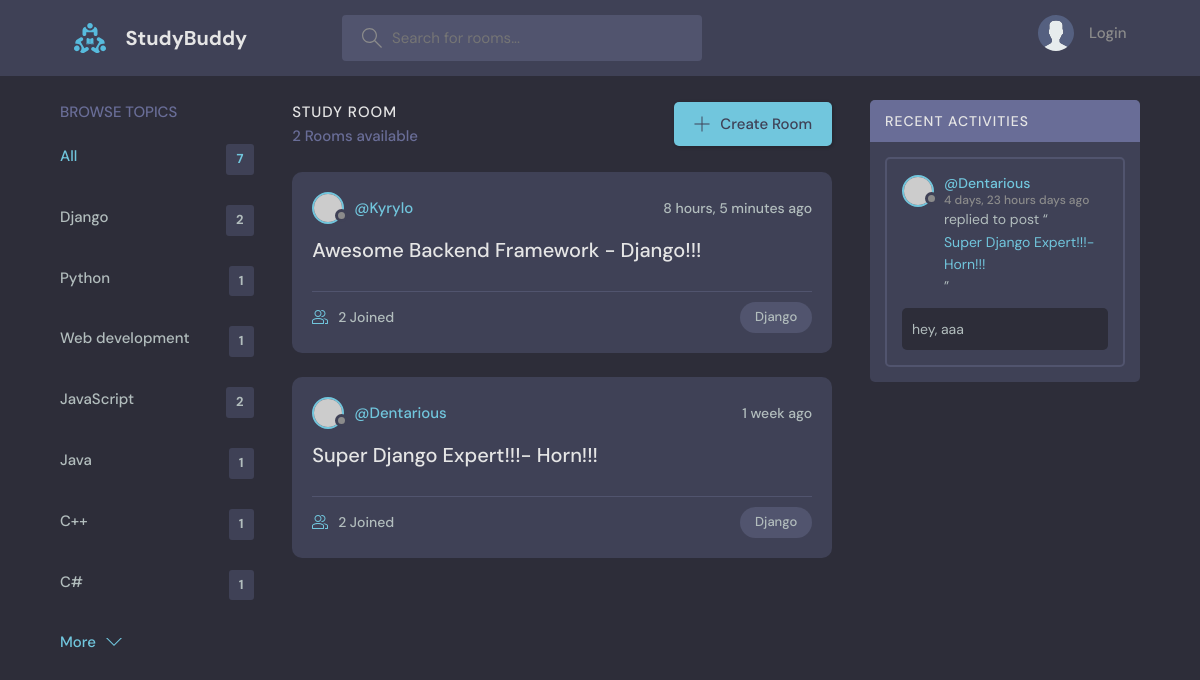
Screenshot of /?q=Django with the database file from the repository.
### base/models.py (models this page shows, shortened)
class Topic(models.Model):
    name = models.CharField(max_length=200)

class Room(models.Model):
    host = models.ForeignKey(User, on_delete=models.SET_NULL, null=True)
    topic = models.ForeignKey(Topic, on_delete=models.SET_NULL, null=True)
    name = models.CharField(max_length=200)
    description = models.TextField(null=True, blank=True)
    participants = models.ManyToManyField(
        User, related_name='participants', blank=True)
    updated = models.DateTimeField(auto_now=True)
    created = models.DateTimeField(auto_now_add=True)
    class Meta:
        ordering = ['-updated', '-created']
    def __str__(self):
        return self.name

class Message(models.Model):
    user = models.ForeignKey(User, on_delete=models.CASCADE)
    room = models.ForeignKey(Room, on_delete=models.CASCADE)
    body = models.TextField()
    updated = models.DateTimeField(auto_now=True)
    created = models.DateTimeField(auto_now_add=True)
    class Meta:
        ordering = ['-updated', '-created']

### base/views.py (the view)
# urls.py: path('', views.home, name='home'),
def home(request):
    q = request.GET.get('q') if request.GET.get('q') != None else ''
    rooms = Room.objects.filter(
        Q(topic__name__icontains=q) |
        Q(name__icontains=q) |
        Q(description__icontains=q)
    )
    topics = Topic.objects.all()
    room_count = rooms.count()
    room_messages = Message.objects.filter(Q(room__topic__name__icontains=q))
    context = {'rooms': rooms, 'topics': topics,
               'room_count': room_count, 'room_messages': room_messages}
    return render(request, 'base/home.html', context)

### base/templates/base/home.html (shortened to what this page needs)
    {% extends 'main.html' %}
    {% block content %}
    <main class="layout layout--3">
      <div class="container">
        {% include 'base/topics_component.html' %}
        <div class="roomList">
          <div class="roomList__header">
            <div>
              <h2>Study Room</h2>
              <p>{{room_count}} Rooms available</p>
            </div>
            <a class="btn btn--main" href="{% url 'create-room' %}">
              <svg version="1.1" xmlns="http://www.w3.org/2000/svg" width="32" height="32" viewBox="0 0 32 32">
                <title>add</title>
                <path
                  d="M16.943 0.943h-1.885v14.115h-14.115v1.885h14.115v14.115h1.885v-14.115h14.115v-1.885h-14.115v-14.115z"
                ></path>
              </svg>
              Create Room
            </a>
          </div>
          {% include 'base/feed_component.html' %}
        </div>
        {% include 'base/activity_component.html' %}
      </div>
    </main>
    {% endblock content %}

### base/templates/base/topics_component.html
<div class="topics">
  <div class="topics__header">
    <h2>Browse Topics</h2>
  </div>
  <ul class="topics__list">
    <li>
      <a href="{% url 'home' %}" class="active">All <span>{{topics.count}}</span></a>
    </li>
    {% for topic in topics %}
    <li>
      <a href="{% url 'home' %}?q={{topic.name}}">{{topic.name}} <span>{{topic.room_set.all.count}}</span></a>
    </li>
    {% endfor %}
  </ul>
  <a class="btn btn--link" href="topics.html">
    More
    <svg version="1.1" xmlns="http://www.w3.org/2000/svg" width="32" height="32" viewBox="0 0 32 32">
      <title>chevron-down</title>
      <path d="M16 21l-13-13h-3l16 16 16-16h-3l-13 13z"></path>
    </svg>
  </a>
</div>

### base/templates/base/feed_component.html (shortened to what this page needs)
{% for room in rooms %}
<div class="roomListRoom">
  <div class="roomListRoom__header">
    <a href="{% url 'user-profile' room.host.id %}" class="roomListRoom__author">
      <div class="avatar avatar--small">
        <img src="https://randomuser.me/api/portraits/women/11.jpg" />
      </div>
      <span>@{{room.host.username}}</span>
    </a>
    <div class="roomListRoom__actions">
      <span>{{room.created|timesince}} ago</span>
    </div>
  </div>
  <div class="roomListRoom__content">
    <a href="{% url 'room' room.id %}">{{room.name}}</a>
  </div>
  <div class="roomListRoom__meta">
    <a href="{% url 'room' room.id %}" class="roomListRoom__joined">
      {{room.participants.all.count}} Joined
    </a>
    <p class="roomListRoom__topic">{{room.topic.name}}</p>
  </div>
</div>
{% endfor %}

### base/templates/base/activity_component.html (shortened to what this page needs)
<div class="activities">
    <div class="activities__header">
        <h2>Recent Activities</h2>
    </div>
    {% for message in room_messages %}
    <div class="activities__box">
      <div class="activities__boxHeader roomListRoom__header">
        <a href="{% url 'user-profile' message.user.id %}" class="roomListRoom__author">
          <div class="avatar avatar--small">
            <img src="https://randomuser.me/api/portraits/women/11.jpg" />
          </div>
          <p>
            @{{message.user}}
            <span>{{message.created|timesince}} days ago</span>
          </p>
        </a>
      </div>
      <div class="activities__boxContent">
        <p>replied to post “<a href="{% url 'room' message.room.id %}">{{message.room}}</a>”</p>
        <div class="activities__boxRoomContent">
          {{message.body}}
        </div>
      </div>
    </div>
    {% endfor %}
  </div>

### rows the page displays
Topic: name "Django", room_set.all.count "2"
Topic: name "Python", room_set.all.count "1"
Topic: name "Web development", room_set.all.count "1"
Topic: name "JavaScript", room_set.all.count "2"
Topic: name "Java", room_set.all.count "1"
Topic: name "C++", room_set.all.count "1"
Topic: name "C#", room_set.all.count "1"
Room: host.username "Kyrylo", created "8 hours, 5 minutes", name "Awesome Backend Framework - Django!!!", participants.all.count "2", topic.name "Django"
Room: host.username "Dentarious", created "1 week", name "Super Django Expert!!!- Horn!!!", participants.all.count "2", topic.name "Django"
Message: user "Dentarious", created "4 days, 23 hours", room "Super Django Expert!!!- Horn!!!", body "hey, aaa"

### other values shown
{{ topics.count }} "7"
{{ room_count }} "2"
